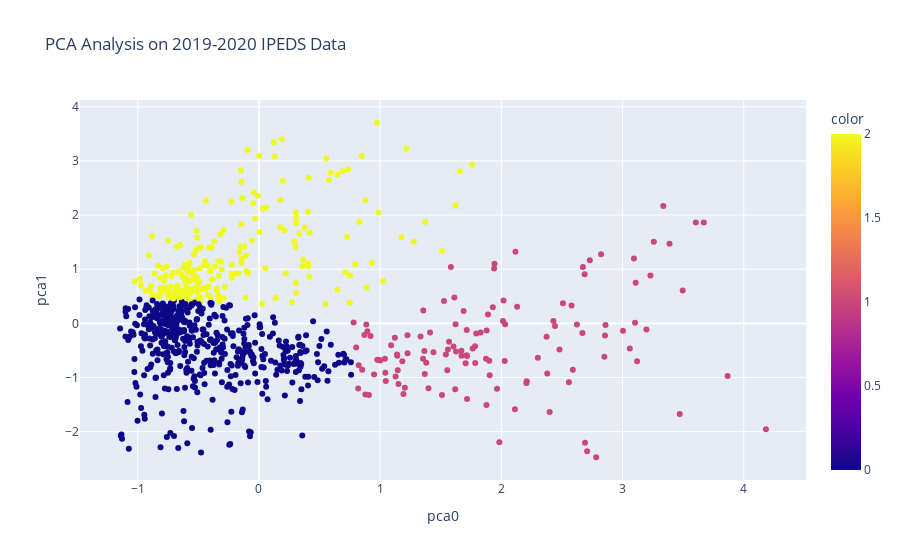

Notebook code cell kept with this figure:
### Code cell
# plotting k-Means for 3 and 4 clusters
clusters = 3

year = 19

# evaluating k-Means at clusters
kmeans = KMeans(n_clusters=clusters)
kmeans.fit(pca)
pca_y = kmeans.predict(pca) 
    
# plotting PCA analysis
fig = px.scatter(df, x = 'pca0', y = 'pca1', hover_data = ['Name', 'Full-time undergraduate enrollment', \
                                                               'Percent of students awarded Pell grants'],
                     color = pca_y, title = f'PCA Analysis on 20{year}-20{year + 1} IPEDS Data')


fig.show()

### Figure 1 — Plotly figure (JSON) as saved in the notebook; plotly's stock layout.template omitted (floating-point values rounded to 4 significant figures; data arrays with more than 128 entries replaced by an {"elided": "..."} marker saying what was removed)
{"data": [{"customdata": {"elided": "810x3 mixed values"}, "hovertemplate": "pca0=%{x}<br>pca1=%{y}<br>Name=%{customdata[0]}<br>Full-time undergraduate enrollment=%{customdata[1]}<br>Percent of students awarded Pell grants=%{customdata[2]}<br>color=%{marker.color}<extra></extra>", "legendgroup": "", "marker": {"color": {"elided": "810 int values"}, "coloraxis": "coloraxis", "symbol": "circle"}, "mode": "markers", "name": "", "orientation": "v", "showlegend": false, "type": "scatter", "x": {"elided": "810 float values"}, "xaxis": "x", "y": {"elided": "810 float values"}, "yaxis": "y"}], "layout": {"coloraxis": {"colorbar": {"title": {"text": "color"}}, "colorscale": [[0, "#0d0887"], [0.1111, "#46039f"], [0.2222, "#7201a8"], [0.3333, "#9c179e"], [0.4444, "#bd3786"], [0.5556, "#d8576b"], [0.6667, "#ed7953"], [0.7778, "#fb9f3a"], [0.8889, "#fdca26"], [1, "#f0f921"]]}, "legend": {"tracegroupgap": 0}, "title": {"text": "PCA Analysis on 2019-2020 IPEDS Data"}, "xaxis": {"anchor": "y", "domain": [0, 1], "title": {"text": "pca0"}}, "yaxis": {"anchor": "x", "domain": [0, 1], "title": {"text": "pca1"}}}}
